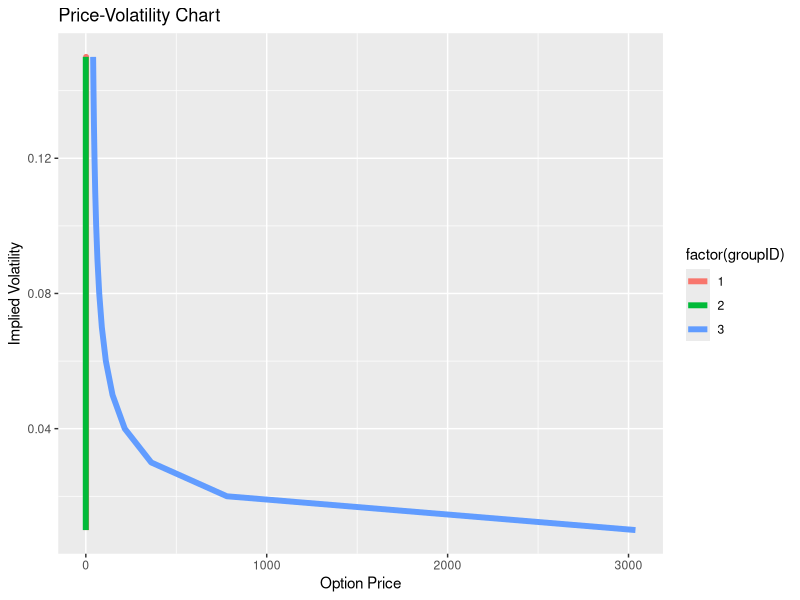

Write R code to recreate this figure. (Note: this script raises an error after producing the figure.)
library(ggplot2)
library(reshape2)
#provided data
option <- data.frame(Strike = c(50, 45, 20),
                     type = c("C", "C","P"),
                     optionPrice = c(1.62,1.50, 0.01),
                     futurePrice = c(48.03,45.0, 48.03),
                     time_to_expiry = c(0.1423,0.15, 0.1423)
)
#convert to integer and use it for later in bsm 
option$type <- ifelse(option$type == "C", 1.0, -1.0)

#set user initial defaults
#risk free wasn't provided; precision wasn't provided
option["sigma"] <- 5
option["dummy"] <- 10
d_rate = 0.05
default_tolerance = 0.0001
start <- proc.time()

#generalized bsm model, input df and volatility
black <- function(x, sigma){
  x['d1'] = (log10(x['futurePrice']/x['Strike']) + ((d_rate+(sigma**2)/2)*x['time_to_expiry']))/sigma*sqrt(x['time_to_expiry'])
  x['d2'] = x['d1'] - sigma*sqrt(x['time_to_expiry'])
  x['sigma'] <- sigma
  
  #dummy option price
  #inverse norm or norm
  x['n_d1'] = dnorm(as.numeric(unlist(x['type']*x['d1'])), mean = 0, sd = 1, log = TRUE)
  x['n_d2'] = dnorm(as.numeric(unlist(x['type']*x['d2'])), mean = 0, sd = 1, log = TRUE)
  
  if(x['type'] == 1) 
    x['dummy'] =  x['n_d1']*x['futurePrice'] - x['n_d2']*x['Strike']*exp(-d_rate*x['time_to_expiry'])
  if(x['type']== -1) 
    x['dummy'] =  x['n_d2']*x['Strike']*exp(-d_rate*x['time_to_expiry']) - x['n_d1']*x['futurePrice']
   return (x)
}

plotImpliedVol=function(option){
  bsm <- apply(option, 1, function(x) {
    
    #using Olog(n) to bisect find sigma; match dummy to listed option price
    opti <- function(x, lower, upper){
      mid = (lower+ upper)/2
      
      #bisect, then move left or right and compare left and right
      #walk left of midpt
      l_low = lower
      l_high = mid
      left = (l_low+mid)/2
      
      #walk right of midpt
      r_low = mid
      r_high = upper
      right = (mid+r_high)/2
      
      left_x <- black(x, left)
      right_x <-black(x, right)
      
      c_dummy = c(left_x['dummy'], right_x['dummy'])
      
      #go left or right of price
      tolerance = abs(c_dummy- x['optionPrice'] )
      min = which.min(tolerance)
      
      #handle of negative price?
      for (i in 1:length(tolerance)){
        if(tolerance[i] > default_tolerance){
          if (min == 1 ){ 
            x['sigma'] <- left
            low = l_low
            high = l_high
          }
          else if (min == 2 ){
            x['sigma'] <- right
            low = r_low
            high = r_high
          }
        }
        else{
          break
        }
        x<- opti(black(x, x['sigma']), low, high)
      }
      
      return(x)
    }
    
    #initialize lower and upper bound random numbers
    opti(x, 0,10)
  })
}

plot <- function (plot_df){
  
  option <- as.data.frame(t(plot_df))
  min_loop = 1000
  # have options axis length the same to plot on the same graph; use min just so it looks nice per the question
  for (i in 1:nrow(option)){
    data <- (option[i,])
    vol_increment <- seq(0.01, as.numeric(ceiling(data$sigma/0.05)*0.05 ), by = 0.01)
    min_loop = min(length(vol_increment),min_loop)
  }
  
  
  #for call = 0 to optionPrice, calculate volatility to option$sigma
  vol_increment <- seq(0.01, min_loop*0.01, by = 0.01)
  graph_option <- data.frame(volatility = c(vol_increment))
  
  # For each option we will create a new set of df; each new df is then plotted
  # Question didn't ask to plot what to volatility; will assume price? 
  # but pretty much this can graph any column since every calculation is stored
  d = NULL
  for (i in 1:nrow(option)){
      data <- (option[i,])
      data$groupID <- i
      
      graph <- merge(graph_option, data,  all=T)
      
      #calculate each volatility increment
      calc_grph <- as.data.frame(t(apply(graph, 1, function(graph) black(graph,graph['volatility']))))
      d = rbind(d, calc_grph)
  }
  graph2 <- melt(d, id=c("groupID","dummy","volatility"))
  plot <- ggplot(graph2, aes(dummy, volatility, group=factor(groupID), colour=factor(groupID) )) + 
    geom_line(size=2) +
    labs(x="Option Price",y="Implied Volatility") + 
    ggtitle("Price-Volatility Chart") 
  
  # plot <- qplot(dummy, volatility, data=graph2, group=groupID, 
  #               colour=groupID, geom='line', 
  #               main = "Price-Volatility Chart",
  #               xlab="Price", ylab="Implied Volatility") +  
  #               labs(colour = 'Group ID') + 
  #               geom_smooth(aes(group=interaction(groupID))) 
  
  print(plot)
  print("Finished Running.")
}

#call functions to calculate and print the result and plot
result <- plotImpliedVol(option)
print(result)
print(proc.time() - start)
plot (result)

#clean any variables and restart R
.rs.restartR()